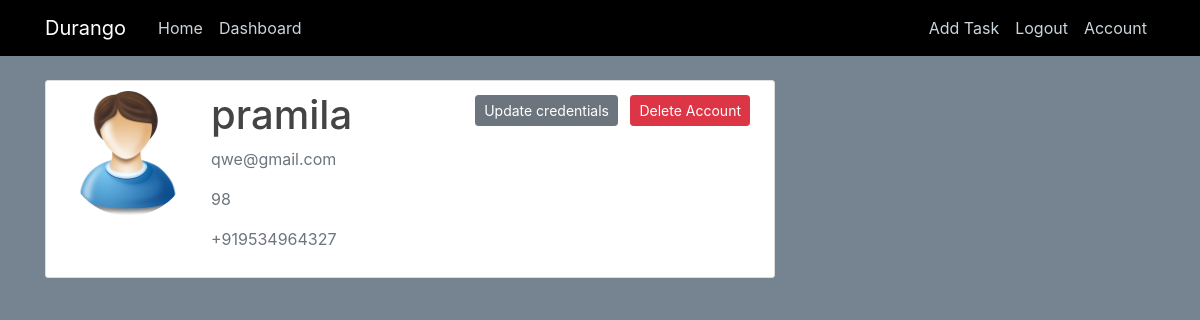
The app's page /account (signed in) with its own data.
### durango/models.py (models this page shows, shortened)
class User(db.Model, UserMixin):
    id=db.Column(db.Integer, primary_key=True)
    username=db.Column(db.String(20),unique=True, nullable=False)
    email=db.Column(db.String(100),unique=True, nullable=False)
    instituteId=db.Column(db.String(20), unique=True, nullable=False)
    mobileNum=db.Column(db.String(10), unique=True, nullable=False)
    image_file=db.Column(db.String(20),nullable=False,default='user.png')
    password=db.Column(db.String(50),nullable=False)
    tasks=db.relationship('Task',backref='author',lazy=True)

### durango/routes.py (the view)
@app.route("/account")
@login_required
def account():
    image_file=url_for('static',filename='profile_pics/' + current_user.image_file)
    return render_template('account.html',title='Account',image_file=image_file)

### durango/models.py (called while the page is built)
@login_manager.user_loader
def load_user(user_id):
    return User.query.get(int(user_id)) #getting user by id

### durango/templates/account.html
{%extends "layout.html" %}
{% block content %}
 <div class="content-section" >
 	<div class="media">
 		<img class="rounded-circle account-img"  src="{{image_file}}">
 		<div class="media-body">
 			<h2 class="account-heading">{{current_user.username}}</h2>
 			<p class="text-secondary">{{current_user.email}}</p>
 			<p class="text-secondary">{{current_user.instituteId}}</p>
 			<p class="text-secondary">{{current_user.mobileNum}}</p>
 		</div>
 		<div>
            <a class="btn btn-secondary btn-sm m-1" href="{{url_for('update_account')}}"> Update credentials</a>
            <button type="button" class="btn btn-danger btn-sm m-1" data-toggle="modal" data-target="#deleteModal"> Delete Account</button>
          </div>
 	</div>
 </div>
{% endblock %}

### durango/static/main.css (style rules this page uses)
body { background: #768492; color: #333333; margin-top: 5rem; }
h1,h2, h3, h4, h5, h6 { color: #444444; }
.content-section { background: #ffffff; padding: 10.1px 20px; border: 1px solid #dddddd; border-radius: 3px; margin-bottom: 20px; }
.account-img { height: 125px; width: 125px; margin-right: 20px; margin-bottom: 16px; }
.account-heading { font-size: 2.5rem; }

### records on screen
User: username "pramila", email "qwe@gmail.com", instituteId "98", mobileNum "+919534964327"
